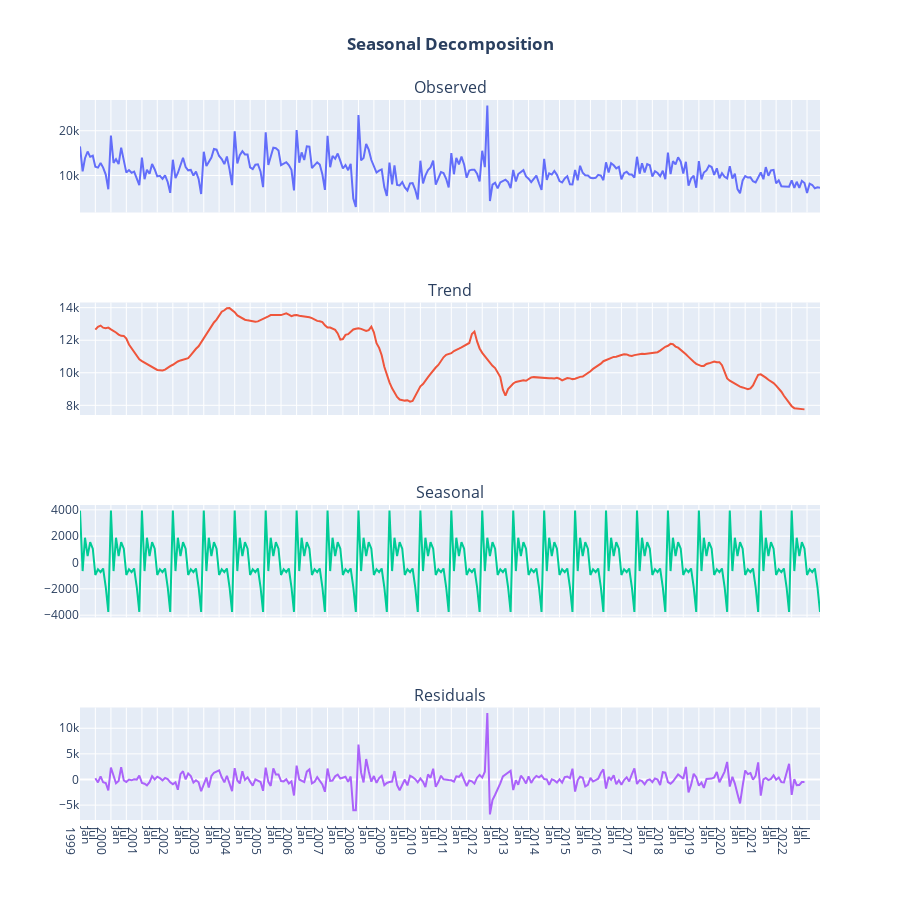

This figure's notebook cell:
### Markdown cell above
Time series decomposition is a process by which we separate a time series into its components: trend, seasonality, and residuals. The trend represents the slow-moving changes in a time series. It is responsible for making the series gradually increase or decrease over time. The seasonality component represents the seasonal pattern in the series. The cycles occur repeatedly over a fixed period of time. The residuals represent the behavior that cannot be explained by the trend and seasonality components. They correspond to random errors, also termed white noise.

### Code cell
from plotly.subplots import make_subplots
from statsmodels.tsa.seasonal import DecomposeResult, seasonal_decompose
import plotly.graph_objs as go

def plot_seasonal_decompose(result:DecomposeResult, dates:pd.Series=None, title:str="Seasonal Decomposition"):
    x_values = dates
    return (
        make_subplots(
            rows=4,
            cols=1,
            shared_xaxes=True,
            subplot_titles=["Observed", "Trend", "Seasonal", "Residuals"],
        )
        .add_trace(
            go.Scatter(x=x_values, y=result.observed, mode="lines", name='Observed'),
            row=1,
            col=1,
        )
        .add_trace(
            go.Scatter(x=x_values, y=result.trend, mode="lines", name='Trend'),
            row=2,
            col=1,
        )
        .add_trace(
            go.Scatter(x=x_values, y=result.seasonal, mode="lines", name='Seasonal'),
            row=3,
            col=1,
        )
        .add_trace(
            go.Scatter(x=x_values, y=result.resid, mode="lines", name='Residual'),
            row=4,
            col=1,
        )
        .update_layout(
            height=900, title=f'<b>{title}</b>', margin={'t':100}, title_x=0.5, showlegend=False
        )
        .update_xaxes(
            dtick="M6",
            tickformat="%b\n%Y"
        )        
    )

decomposition = seasonal_decompose(df['TIV'], model='additive', period=12)
fig = plot_seasonal_decompose(decomposition, dates=df.index)
fig.show()

### Figure 1 — Plotly figure (JSON) as saved in the notebook; plotly's stock layout.template omitted (floating-point values rounded to 4 significant figures; data arrays with more than 128 entries replaced by an {"elided": "..."} marker saying what was removed)
{"data": [{"mode": "lines", "name": "Observed", "type": "scatter", "x": {"elided": "288 str values"}, "xaxis": "x", "y": {"elided": "288 int values"}, "yaxis": "y"}, {"mode": "lines", "name": "Trend", "type": "scatter", "x": {"elided": "288 str values"}, "xaxis": "x2", "y": {"elided": "288 float values"}, "yaxis": "y2"}, {"mode": "lines", "name": "Seasonal", "type": "scatter", "x": {"elided": "288 str values"}, "xaxis": "x3", "y": {"elided": "288 float values"}, "yaxis": "y3"}, {"mode": "lines", "name": "Residual", "type": "scatter", "x": {"elided": "288 str values"}, "xaxis": "x4", "y": {"elided": "288 float values"}, "yaxis": "y4"}], "layout": {"annotations": [{"font": {"size": 16}, "showarrow": false, "text": "Observed", "x": 0.5, "xanchor": "center", "xref": "paper", "y": 1, "yanchor": "bottom", "yref": "paper"}, {"font": {"size": 16}, "showarrow": false, "text": "Trend", "x": 0.5, "xanchor": "center", "xref": "paper", "y": 0.7188, "yanchor": "bottom", "yref": "paper"}, {"font": {"size": 16}, "showarrow": false, "text": "Seasonal", "x": 0.5, "xanchor": "center", "xref": "paper", "y": 0.4375, "yanchor": "bottom", "yref": "paper"}, {"font": {"size": 16}, "showarrow": false, "text": "Residuals", "x": 0.5, "xanchor": "center", "xref": "paper", "y": 0.1562, "yanchor": "bottom", "yref": "paper"}], "height": 900, "margin": {"t": 100}, "showlegend": false, "title": {"text": "<b>Seasonal Decomposition</b>", "x": 0.5}, "xaxis": {"anchor": "y", "domain": [0, 1], "dtick": "M6", "matches": "x4", "showticklabels": false, "tickformat": "%b\n%Y"}, "xaxis2": {"anchor": "y2", "domain": [0, 1], "dtick": "M6", "matches": "x4", "showticklabels": false, "tickformat": "%b\n%Y"}, "xaxis3": {"anchor": "y3", "domain": [0, 1], "dtick": "M6", "matches": "x4", "showticklabels": false, "tickformat": "%b\n%Y"}, "xaxis4": {"anchor": "y4", "domain": [0, 1], "dtick": "M6", "tickformat": "%b\n%Y"}, "yaxis": {"anchor": "x", "domain": [0.8438, 1]}, "yaxis2": {"anchor": "x2", "domain": [0.5625, 0.7188]}, "yaxis3": {"anchor": "x3", "domain": [0.2812, 0.4375]}, "yaxis4": {"anchor": "x4", "domain": [0, 0.1562]}}}
